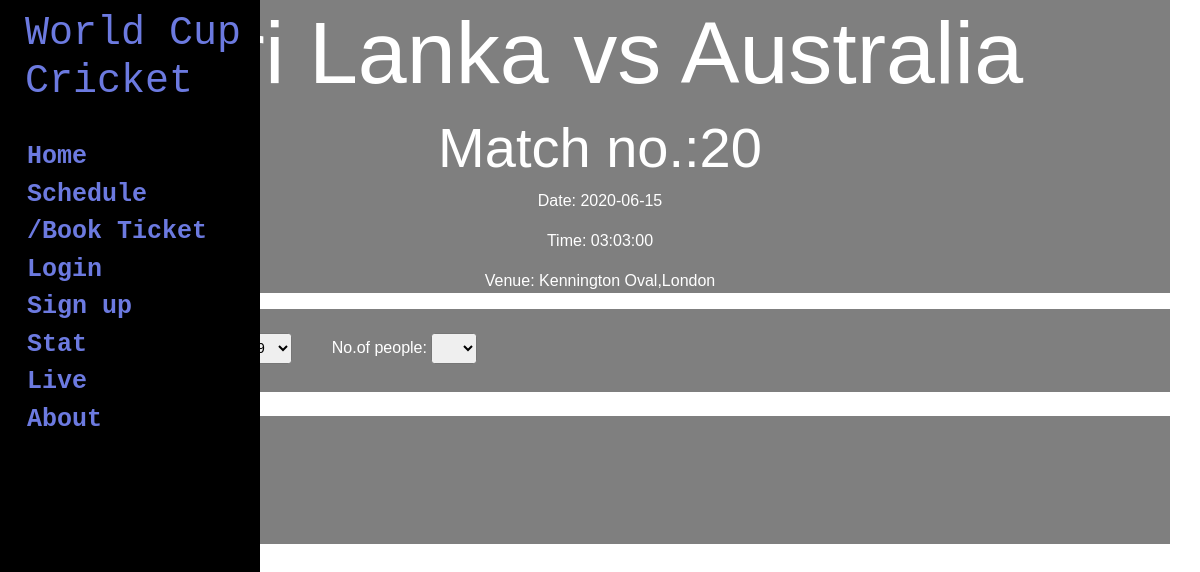
The page /ticket/20 on the database its author committed.
### tables this page shows
CREATE TABLE matches(
match_no SERIAL PRIMARY KEY,
team_a varchar(30),
team_b varchar(30),
date date,
time time ,
stadium varchar(100),
city varchar(50),
country varchar(50),
arranged_by varchar(50),
FOREIGN KEY (team_a) REFERENCES country (name),
FOREIGN KEY (team_b) REFERENCES country (name),
FOREIGN KEY (arranged_by) REFERENCES int_board (name));

### views.py (the view, shortened to what this page needs)
@app.route('/ticket/<match_no>',methods=["GET","POST"])
def ticket(match_no):
    amount={'A':3999,'B':2999,'C':1999}
    if request.method=="GET":
        conn = sqlite3.connect('cricket.db')
        c=conn.cursor()
        c.execute("select * from matches where match_no="+match_no+";")
        c=list(c)
        return render_template('ticket.html',data=c[0])

### templates/ticket.html (shortened to what this page needs)
{% extends 'base.html' %}
{% block body %}
  <div class="container">
      <h1 class="display-2 text-center">{{data[1]}} vs {{data[2]}}</h1>
      <h2 class="display-4 text-center">Match no.:{{data[0]}}</h2>
      <p class="text-center">Date: {{data[3]}}</p>
      <p class="text-center">Time: {{data[4]}}</p>
      <p class="text-center">Venue: {{data[5]}},{{data[6]}}</p>
  </div>
  <div id="App1" ng-app="ticket" ng-controller="ticketCtrl">
    <form class="" action="/ticket/{{data[0]}}" method="post">
      <div class="container">
        <br>
        <label>Select Area:</label>
          <label>No.of people:</label> <select class="form-control-sm" id="number" name="number" ng-model="model.id" convert-to-number>
              <option value="1">1</option>
          </select>&nbsp;&nbsp;&nbsp;&nbsp;&nbsp;&nbsp;&nbsp;&nbsp;
            <br><br>
      </div>
      <br>
      <div class="container">
        <div ng-repeat="x in range(model.id) track by $index">
          {%raw%}{{$index+1}}<br>
        </div><br>
        <input type="submit" class="btn btn-primary float-right" value="Submit" ng-if="model.id!=null"><br ng-if="model.id!=null"><br ng-if="model.id!=null">
        <p>*A block-back</p>
        <p>*B block-middle</p>
        <p>*C block-front</p>
        {%endraw%}
      </div>
      <br>
    </form>
  </div>
{% endblock %}

### static/css/back.css (style rules this page uses)
body { background-image: url("/static/media/photo-1540747913346-19e32dc3e97e.jpeg"); background-repeat: no-repeat; background-attachment: fixed; background-size: cover; font-family: Arial, Helvetica, sans-serif; font-size: 100%; }
.container { background-color: rgba(0,0,0,0.5); color: white; }

### rows shown on the page
matches: team_a "Sri Lanka", team_b "Australia", match_no "20", date "2020-06-15", time "03:03:00", stadium "Kennington Oval", city "London"
